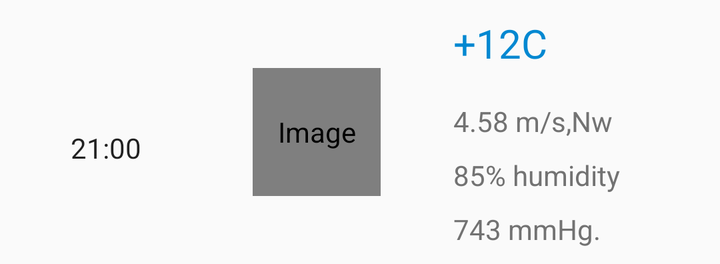
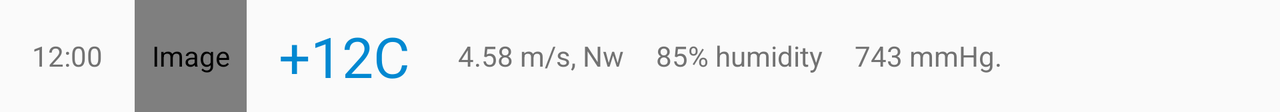

Compare how this app lays out the same screen by default and in its alternative resource folder. The renders come first, then the two layout files and the values they reference.
<!-- AndroidManifest.xml: application theme AppTheme -->
<!-- res/layout/hour_forecast.xml -->
<?xml version="1.0" encoding="utf-8"?>
<LinearLayout xmlns:android="http://schemas.android.com/apk/res/android"
    android:layout_width="match_parent"
    android:layout_height="wrap_content"
    xmlns:tools="http://schemas.android.com/tools"
    xmlns:fresco="http://schemas.android.com/apk/res-auto"
    android:clickable="true"
    android:orientation="horizontal"
    android:gravity="center"
    android:foreground="?android:attr/selectableItemBackground">

    <TextView
        android:id="@+id/date"
        tools:text="21:00"
        android:layout_width="0dp"
        android:layout_weight="0.5"
        android:layout_height="wrap_content"
        android:gravity="center"
        android:layout_marginBottom="@dimen/subtext_size_bottom_padding"
        android:layout_marginLeft="@dimen/primary_text_margin"
        android:layout_marginRight="@dimen/primary_text_margin"
        android:layout_marginTop="@dimen/primary_text_margin"
        android:textAppearance="?attr/textAppearanceListItem"
        android:textSize="@dimen/subtext_size" />

    <FrameLayout
        android:layout_width="0dp"
        android:layout_height="wrap_content"
        android:layout_weight="0.7"
        android:gravity="center">

        <com.facebook.drawee.view.SimpleDraweeView
            android:id="@+id/weather_state"
            android:layout_width="64dp"
            android:layout_gravity="center"
            android:layout_height="64dp"
            android:contentDescription="@string/image_description"
            fresco:actualImageScaleType="fitCenter"
            fresco:fadeDuration="300"
            fresco:progressBarAutoRotateInterval="1000"
            fresco:progressBarImage="@drawable/loading"
            fresco:progressBarImageScaleType="centerInside"
            tools:src="@drawable/ua" />
    </FrameLayout>


    <LinearLayout
        android:layout_width="0dp"
        android:layout_weight="1"
        android:layout_height="wrap_content"
        android:orientation="vertical">

        <TextView
            android:id="@+id/temperature"
            tools:text="+12C"
            android:layout_width="wrap_content"
            android:layout_height="wrap_content"
            android:textColor="@color/colorPrimaryDark"
            android:layout_marginBottom="@dimen/subtext_size_bottom_padding"
            android:layout_marginLeft="@dimen/primary_text_margin"
            android:layout_marginRight="@dimen/primary_text_margin"
            android:layout_marginTop="@dimen/subtext_size_bottom_padding"
            android:textAppearance="?attr/textAppearanceListItem"
            android:textSize="20sp" />
        <TextView
            android:id="@+id/wind"
            tools:text="4.58 m/s,Nw"
            android:textColor="@color/colorSecondaryText"
            android:layout_width="wrap_content"
            android:layout_height="wrap_content"
            android:layout_marginBottom="@dimen/subtext_size_bottom_padding"
            android:layout_marginLeft="@dimen/primary_text_margin"
            android:layout_marginRight="@dimen/primary_text_margin"
            android:layout_marginTop="@dimen/subtext_size_bottom_padding"
            android:textAppearance="?attr/textAppearanceListItem"
            android:textSize="@dimen/subtext_size" />

        <TextView
            android:id="@+id/humidity"
            tools:text="85% humidity"
            android:textColor="@color/colorSecondaryText"
            android:layout_width="wrap_content"
            android:layout_height="wrap_content"
            android:layout_marginBottom="@dimen/subtext_size_bottom_padding"
            android:layout_marginLeft="@dimen/primary_text_margin"
            android:layout_marginRight="@dimen/primary_text_margin"
            android:textAppearance="?attr/textAppearanceListItem"
            android:textSize="@dimen/subtext_size" />

        <TextView
            android:id="@+id/pressure"
            tools:text="743 mmHg."
            android:textColor="@color/colorSecondaryText"
            android:layout_width="wrap_content"
            android:layout_height="wrap_content"
            android:layout_marginBottom="@dimen/subtext_size_bottom_padding"
            android:layout_marginLeft="@dimen/primary_text_margin"
            android:layout_marginRight="@dimen/primary_text_margin"
            android:textAppearance="?attr/textAppearanceListItem"
            android:textSize="@dimen/subtext_size" />

    </LinearLayout>


</LinearLayout>
<!-- resources referenced by this layout -->
<resources>
  <color name="colorPrimaryDark">#0288D1</color>
  <color name="colorSecondaryText">#727272</color>
  <dimen name="primary_text_margin">16dp</dimen>
  <dimen name="subtext_size">14sp</dimen>
  <dimen name="subtext_size_bottom_padding">8dp</dimen>
  <!-- drawable loading: png bitmap (drawable, 1079 bytes) -->
  <string name="image_description" translatable="false">Image</string>
  <style name="AppTheme" parent="Theme.AppCompat.Light.DarkActionBar">
          
          <item name="colorPrimary">@color/colorPrimary</item>
          <item name="colorPrimaryDark">@color/colorPrimaryDark</item>
          <item name="colorAccent">@color/colorAccent</item>
      </style>
  <color name="colorPrimary">#03A9F4</color>
  <color name="colorAccent">#FFD740</color>
</resources>
<!-- res/layout-land/hour_forecast.xml (the repository's variant of the layout above) -->
<!-- drawn on the phone turned sideways -->
<?xml version="1.0" encoding="utf-8"?>
<RelativeLayout xmlns:android="http://schemas.android.com/apk/res/android"
    android:layout_width="match_parent"
    android:layout_height="wrap_content"
    xmlns:tools="http://schemas.android.com/tools"
    xmlns:fresco="http://schemas.android.com/apk/res-auto"
    android:clickable="true"
    android:foreground="?android:attr/selectableItemBackground">

    <TextView
        android:id="@+id/date"
        tools:text="12:00"
        android:textColor="@color/colorSecondaryText"
        android:layout_width="wrap_content"
        android:layout_height="wrap_content"
        android:layout_alignParentBottom="false"
        android:layout_alignParentLeft="true"
        android:layout_centerVertical="true"
        android:layout_marginBottom="@dimen/subtext_size_bottom_padding"
        android:layout_marginLeft="@dimen/primary_text_margin"
        android:layout_marginRight="@dimen/primary_text_margin"
        android:layout_marginTop="@dimen/primary_text_top_padding"
        android:textAppearance="?attr/textAppearanceListItem"
        android:textSize="@dimen/subtext_size" />

    <TextView
        android:id="@+id/temperature"
        tools:text="+12C"
        android:textColor="@color/colorPrimaryDark"
        android:layout_width="wrap_content"
        android:layout_height="wrap_content"
        android:layout_centerVertical="true"
        android:layout_marginBottom="@dimen/subtext_size_bottom_padding"
        android:layout_marginLeft="@dimen/primary_text_margin"
        android:layout_marginRight="@dimen/primary_text_margin"
        android:layout_marginTop="@dimen/subtext_size_bottom_padding"
        android:layout_toRightOf="@+id/weather_state"
        android:textAppearance="?attr/textAppearanceListItem"
        android:textSize="28sp" />

    <LinearLayout
        android:layout_width="wrap_content"
        android:layout_height="wrap_content"
        android:layout_alignParentRight="false"
        android:layout_centerVertical="true"
        android:layout_toRightOf="@+id/temperature"
        android:orientation="horizontal">

        <TextView
            android:id="@+id/wind"
            tools:text="4.58 m/s, Nw"
            android:textColor="@color/colorSecondaryText"
            android:layout_width="wrap_content"
            android:layout_height="wrap_content"
            android:layout_gravity="center_vertical"
            android:layout_margin="@dimen/subtext_size_bottom_padding"
            android:textAppearance="?attr/textAppearanceListItem"
            android:textSize="@dimen/subtext_size" />

        <TextView
            android:id="@+id/humidity"
            tools:text="85% humidity"
            android:textColor="@color/colorSecondaryText"
            android:layout_width="wrap_content"
            android:layout_height="wrap_content"
            android:layout_gravity="center_vertical"
            android:layout_margin="@dimen/subtext_size_bottom_padding"
            android:textAppearance="?attr/textAppearanceListItem"
            android:textSize="@dimen/subtext_size" />

        <TextView
            android:id="@+id/pressure"
            tools:text="743 mmHg."
            android:textColor="@color/colorSecondaryText"
            android:layout_width="wrap_content"
            android:layout_height="wrap_content"
            android:layout_margin="@dimen/subtext_size_bottom_padding"
            android:textAppearance="?attr/textAppearanceListItem"
            android:textSize="@dimen/subtext_size" />

    </LinearLayout>

    <com.facebook.drawee.view.SimpleDraweeView
        android:id="@+id/weather_state"
        android:contentDescription="@string/image_description"
        android:layout_width="56dp"
        android:layout_height="56dp"
        fresco:fadeDuration="300"
        fresco:progressBarImage="@drawable/loading"
        fresco:progressBarAutoRotateInterval="1000"
        fresco:progressBarImageScaleType="centerInside"
        fresco:actualImageScaleType="fitCenter"
        android:layout_centerVertical="true"
        android:layout_toRightOf="@+id/date"
        android:src="@drawable/morning_rain" />
</RelativeLayout>
<!-- resources referenced by the variant -->
<!-- as the phone turned sideways resolves them -->
<resources>
  <color name="colorPrimaryDark">#0288D1</color>
  <color name="colorSecondaryText">#727272</color>
  <dimen name="primary_text_margin">16dp</dimen>
  <dimen name="primary_text_top_padding">16dp</dimen>
  <dimen name="subtext_size">14sp</dimen>
  <dimen name="subtext_size_bottom_padding">8dp</dimen>
  <!-- drawable loading: png bitmap (drawable, 1079 bytes) -->
  <!-- drawable morning_rain: vector/xml drawable (drawable, 5094 chars, omitted) -->
  <string name="image_description" translatable="false">Image</string>
  <style name="AppTheme" parent="Theme.AppCompat.Light.DarkActionBar">
          
          <item name="colorPrimary">@color/colorPrimary</item>
          <item name="colorPrimaryDark">@color/colorPrimaryDark</item>
          <item name="colorAccent">@color/colorAccent</item>
      </style>
  <color name="colorPrimary">#03A9F4</color>
  <color name="colorAccent">#FFD740</color>
</resources>
